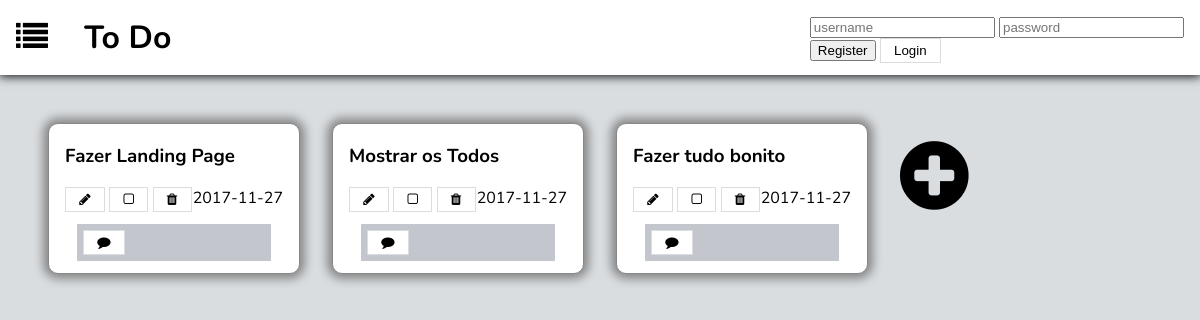
The app's page /list_page.php?list_id=1, older data.
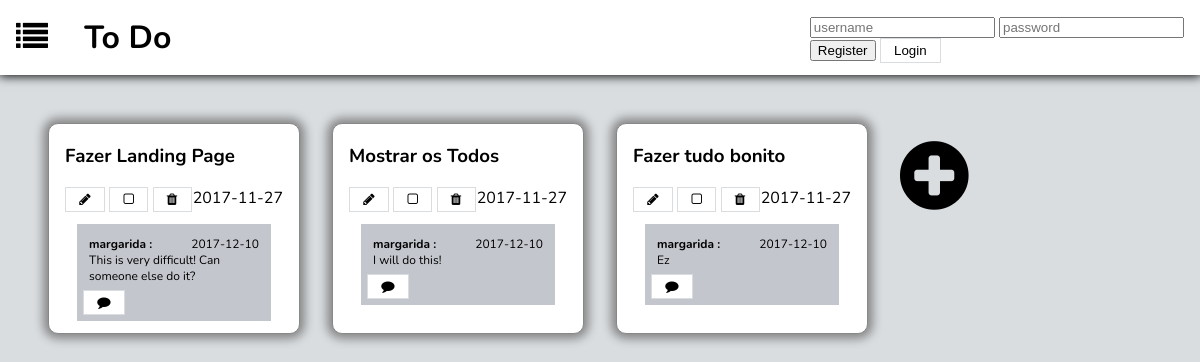
The same page, newer data.
### tables this page shows
CREATE TABLE users (
	usr_id INTEGER PRIMARY KEY AUTOINCREMENT,
	usr_username VARCHAR UNIQUE,
	usr_name VARCHAR NOT NULL,
	usr_email VARCHAR NOT NULL,
	usr_image VARCHAR NOT NULL,
	usr_password VARCHAR NOT NULL
);

### list_page.php (called while the page is built, shortened)
<?php
	include_once('includes/init.php');
	include_once('database/list.php');
	$todos = getListTodos($_GET['list_id']);
	$comments = array();
	foreach ($todos as $todo) {
		$comments[$todo['todo_id']] = getTodoComments($todo['todo_id']);
	}
	include_once('templates/common/header_todos_list.php');
	include_once('templates/todos/show_todos.php');
	include_once('templates/common/footer.php');
?>

### database/list.php (called while the page is built, shortened)
<?php
	function getListTodos($list_id){
		global $dbh;
		$stmt = $dbh->prepare("SELECT todos.todo_id, todos.name, todos.limit_date, todos.done FROM todos, hasItems, lists
								WHERE lists.id = hasItems.list_id AND hasItems.todo_id = todos.todo_id AND lists.id = ?");
		$stmt->execute(array($list_id));
		return $stmt->fetchAll();
	}
	function getTodoComments($todo_id){
		global $dbh;
		$stmt = $dbh->prepare("SELECT users.usr_username, comments.date_written, comments.comment_text
								FROM comments, users WHERE todo_id = ? AND comments.usr_id = users.usr_id");
		$stmt->execute(array($todo_id));
		return $stmt->fetchAll();
	}
?>

### templates/todos/show_todos.php (the view, shortened to what this page needs)
<section id="todos_only">
	<?php foreach ($todos as $todo) { ?>
		<?php
		if($todo['done'] == 1)
			$check = 'check';
		else
			$check = 'not_check';
		?>
		<div id=<?= $todo['todo_id']?> class="todo_only <?= $check ?>">
			<h3><?= $todo['name']?></h3>
			<span><?= $todo['limit_date']?></span>
				<button name="Edit"><i class="fa fa-pencil" aria-hidden="true"></i></button>
			<?php if($todo['done'] == 1){?>
				<button name="Check"><i class="fa fa-check-square-o" aria-hidden="true"></i></button>
			<?php } else {?>
				<button name="Check"><i class="fa fa-square-o" aria-hidden="true"></i></button>
			<?php } ?>
				<button name="Remove"><i class="fa fa-1x fa-trash" aria-hidden="true"></i></button>
				<section class="comments">
					<?php foreach($comments[$todo['todo_id']] as $comment){?>
						<article class="comment">
							<p><?=$comment['usr_username']?></p>
							<span><?=$comment['date_written']?></span>
							<p><?=$comment['comment_text']?></p>
						</article>
					<?php } ?>
					<button><i class="fa fa-comment" aria-hidden="true"></i></button>
				</section>
		</div>
	<?php } ?>
	<div id="ultimo">
		<a href="#"><i class="fa fa-plus-circle" aria-hidden="true"></i></a>
	</div>
</section>

### templates/common/header_todos_list.php (shortened to what this page needs)
<!DOCTYPE html>
<html>
<head>
	<link rel="stylesheet" type="text/css" href="https://maxcdn.bootstrapcdn.com/font-awesome/4.7.0/css/font-awesome.min.css">
	<link rel="stylesheet" type="text/css" href="css/list_page.css">
</head>
<body>
	<header>
		<a href="home_page.php"><i class="fa fa-list fa-2x" aria-hidden="true"></i></a>
		<h1>To Do</h1>
		<?php include_once('templates/common/user.php'); ?>
	</header>

### templates/common/user.php
<div id="user">
  <?php if (isset($_SESSION['username']) && $_SESSION['username'] != '') { ?>
    <form action="logout.php" method="post">
      <a href="profile_page.php"><?=$_SESSION['username']?></a>
      <input type="submit" value="Logout">
    </form>
  <?php } else { ?>
    <form action="login.php" method="post">
      <input type="text" placeholder="username" name="username">
      <input type="password" placeholder="password" name="password">
      <div id="submit_button">
        <input type="button" value="Register" onclick="location.href='templates/common/register_form.php';" />
        <input type="submit" value="Login">
      </div>
    </form>
  <?php } ?>
</div>

### templates/common/footer.php
	</body>
</html>

### css/list_page.css (style rules this page uses)
body { background-color: #d9dde0; font-family: 'Nunito', sans-serif; margin: 0; }
header { color: black; padding: 1em; background-color: white; box-shadow: 0 0 10px 1px black; }
h1 { display: inline; color: black; padding: 1em; }
a { text-decoration: none; color: black; }
button, input[type="Submit"] { padding: 0.3em 1em; background-color: white; border: 1px solid #d9dde0; color: black; }
#user { float: right; }
#todos_only { margin: 2em; display: grid; grid-template-columns: 25% 25% 25% 25%; grid-template-rows: auto; }
#todos_only > * { display: inline-block; margin: 1em 1em; }
.todo_only { background-color: white; padding: 0 1em; margin: 0 auto; border: 1px solid #888888; border-radius: 10px; box-shadow: 0px 0px 10px 5px #888888; transition: transform 0.5s; }
.todo_only span { float: right; }
#ultimo a { font-size: 5em; max-width: 10em; }
.not_check { background-color: white; }
.comments { background-color: #c3c6cc; margin: 1em; padding: 0.5em; font-size: 12px; }
.comment { margin: 0.5em; }
.comment p { margin: 0; }
.comment p:first-child { font-weight: bold; display: inline-block; }
.comment p:first-child:after { content: " :"; }

Row changes from the older to the newer data that the page shows:
now on this page (row edited): users: usr_username "margarida", date_written "2017-12-10", comment_text "This is very difficult! Can someone else do it?", comment_text "I will do this!", comment_text "Ez"
